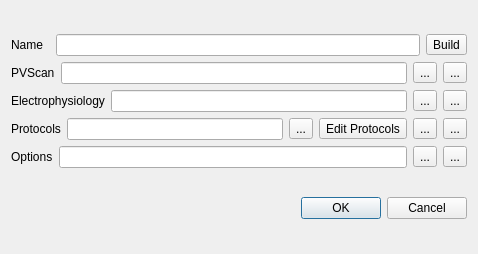
<?xml version="1.0" encoding="UTF-8"?>
<ui version="4.0">
 <class>Dialog</class>
 <widget class="QDialog" name="Dialog">
  <property name="geometry">
   <rect>
    <x>0</x>
    <y>0</y>
    <width>478</width>
    <height>254</height>
   </rect>
  </property>
  <property name="windowTitle">
   <string>Import PrairieView</string>
  </property>
  <layout class="QGridLayout" name="gridLayout_2">
   <item row="1" column="0">
    <widget class="QDialogButtonBox" name="buttonBox">
     <property name="orientation">
      <enum>Qt::Horizontal</enum>
     </property>
     <property name="standardButtons">
      <set>QDialogButtonBox::Cancel|QDialogButtonBox::Ok</set>
     </property>
    </widget>
   </item>
   <item row="0" column="0">
    <layout class="QGridLayout" name="gridLayout">
     <item row="0" column="0">
      <layout class="QHBoxLayout" name="horizontalLayout">
       <item>
        <widget class="QLabel" name="label_5">
         <property name="text">
          <string>Name  </string>
         </property>
        </widget>
       </item>
       <item>
        <widget class="QLineEdit" name="dataNameLineEdit"/>
       </item>
       <item>
        <widget class="QToolButton" name="buildScandataToolButton">
         <property name="toolTip">
          <string>Build Scandata</string>
         </property>
         <property name="statusTip">
          <string>Build Scandata</string>
         </property>
         <property name="whatsThis">
          <string>Build Scandata</string>
         </property>
         <property name="text">
          <string>Build</string>
         </property>
         <property name="icon">
          <iconset theme="run-build">
           <normaloff>.</normaloff>.</iconset>
         </property>
        </widget>
       </item>
      </layout>
     </item>
     <item row="3" column="0">
      <layout class="QHBoxLayout" name="horizontalLayout_4">
       <item>
        <widget class="QLabel" name="label_3">
         <property name="text">
          <string>Electrophysiology</string>
         </property>
         <property name="wordWrap">
          <bool>true</bool>
         </property>
        </widget>
       </item>
       <item>
        <widget class="QLineEdit" name="ephysFileNameLineEdit">
         <property name="sizePolicy">
          <sizepolicy hsizetype="Expanding" vsizetype="Fixed">
           <horstretch>1</horstretch>
           <verstretch>0</verstretch>
          </sizepolicy>
         </property>
         <property name="toolTip">
          <string>Electrophysiology file name(s) separated by OS-specific path separator (':' on Linux and MacOS, ';' on Windows)</string>
         </property>
         <property name="statusTip">
          <string>Electrophysiology file name(s) separated by OS-specific path separator (':' on Linux and MacOS, ';' on Windows)</string>
         </property>
         <property name="whatsThis">
          <string>&lt;html&gt;&lt;head/&gt;&lt;body&gt;&lt;p&gt;Names of electrophysiolopgy file(s). These can be axon binary files, or a pickle file with the electrophysiology data.&lt;/p&gt;&lt;p&gt;These MUST be separated by the OS-specific path separator, for example&lt;/p&gt;&lt;p&gt; &amp;quot;:&amp;quot; on POSIX OSes such as, Linux, MacOS X&lt;/p&gt;&lt;p&gt;&amp;quot;;&amp;quot; on Windows&lt;/p&gt;&lt;/body&gt;&lt;/html&gt;</string>
         </property>
        </widget>
       </item>
       <item>
        <widget class="QToolButton" name="ephysFileChooserToolButton">
         <property name="toolTip">
          <string>Open electrophysiology file(s)</string>
         </property>
         <property name="statusTip">
          <string>Open electrophysiology file(s)</string>
         </property>
         <property name="whatsThis">
          <string>Open electrophysiology file(s)</string>
         </property>
         <property name="text">
          <string>...</string>
         </property>
         <property name="icon">
          <iconset theme="document-open">
           <normaloff>.</normaloff>.</iconset>
         </property>
        </widget>
       </item>
       <item>
        <widget class="QToolButton" name="ephysImportFromWorkspaceToolButon">
         <property name="toolTip">
          <string>Import electrophysiology</string>
         </property>
         <property name="statusTip">
          <string>Import electrophysiology</string>
         </property>
         <property name="whatsThis">
          <string>&lt;html&gt;&lt;head/&gt;&lt;body&gt;&lt;p&gt;Import electrophysiology from an workspace object: a neo.Block or ScanData.&lt;/p&gt;&lt;/body&gt;&lt;/html&gt;</string>
         </property>
         <property name="text">
          <string>...</string>
         </property>
         <property name="icon">
          <iconset theme="document-import">
           <normaloff>.</normaloff>.</iconset>
         </property>
        </widget>
       </item>
      </layout>
     </item>
     <item row="5" column="0">
      <layout class="QHBoxLayout" name="horizontalLayout_5">
       <item>
        <widget class="QLabel" name="label_4">
         <property name="text">
          <string>Protocols</string>
         </property>
        </widget>
       </item>
       <item>
        <widget class="QLineEdit" name="triggerProtocolFileNameLineEdit">
         <property name="sizePolicy">
          <sizepolicy hsizetype="Expanding" vsizetype="Fixed">
           <horstretch>1</horstretch>
           <verstretch>0</verstretch>
          </sizepolicy>
         </property>
         <property name="toolTip">
          <string>Trigger protocols file name</string>
         </property>
         <property name="statusTip">
          <string>Trigger protocols file name</string>
         </property>
         <property name="whatsThis">
          <string>&lt;html&gt;&lt;head/&gt;&lt;body&gt;&lt;p&gt;Pickle file containing trigger protocols.&lt;/p&gt;&lt;/body&gt;&lt;/html&gt;</string>
         </property>
        </widget>
       </item>
       <item>
        <widget class="QToolButton" name="detectTriggersToolButton">
         <property name="toolTip">
          <string>Detect triggers from electrophysiology</string>
         </property>
         <property name="statusTip">
          <string>Detect triggers from electrophysiology</string>
         </property>
         <property name="whatsThis">
          <string>Detect triggers from electrophysiology</string>
         </property>
         <property name="text">
          <string>...</string>
         </property>
         <property name="icon">
          <iconset theme="tools-wizard">
           <normaloff>.</normaloff>.</iconset>
         </property>
        </widget>
       </item>
       <item>
        <widget class="QToolButton" name="editTriggerProtocolsToolButton">
         <property name="toolTip">
          <string>Edit trigger protocols</string>
         </property>
         <property name="statusTip">
          <string>Edit trigger protocols</string>
         </property>
         <property name="whatsThis">
          <string>Edit trigger protocols</string>
         </property>
         <property name="text">
          <string>Edit Protocols</string>
         </property>
         <property name="icon">
          <iconset theme="document-edit">
           <normaloff>.</normaloff>.</iconset>
         </property>
        </widget>
       </item>
       <item>
        <widget class="QToolButton" name="triggerProtocolFileChooserToolButton">
         <property name="toolTip">
          <string>Open protocol file</string>
         </property>
         <property name="statusTip">
          <string>Open protocol file</string>
         </property>
         <property name="whatsThis">
          <string>Open protocol file</string>
         </property>
         <property name="text">
          <string>...</string>
         </property>
         <property name="icon">
          <iconset theme="document-open">
           <normaloff>.</normaloff>.</iconset>
         </property>
        </widget>
       </item>
       <item>
        <widget class="QToolButton" name="protocolsImportToolButton">
         <property name="toolTip">
          <string>Import trigger protocols</string>
         </property>
         <property name="statusTip">
          <string>Import trigger protocols</string>
         </property>
         <property name="whatsThis">
          <string>&lt;html&gt;&lt;head/&gt;&lt;body&gt;&lt;p&gt;Import trigger protocols from a workspace object: a TriggerProtocol, a neo.Block, or ScanData.&lt;/p&gt;&lt;/body&gt;&lt;/html&gt;</string>
         </property>
         <property name="text">
          <string>...</string>
         </property>
         <property name="icon">
          <iconset theme="document-import">
           <normaloff>.</normaloff>.</iconset>
         </property>
        </widget>
       </item>
      </layout>
     </item>
     <item row="1" column="0">
      <layout class="QHBoxLayout" name="horizontalLayout_2">
       <item>
        <widget class="QLabel" name="label">
         <property name="text">
          <string>PVScan</string>
         </property>
        </widget>
       </item>
       <item>
        <widget class="QLineEdit" name="pvScanFileNameLineEdit">
         <property name="sizePolicy">
          <sizepolicy hsizetype="Expanding" vsizetype="Fixed">
           <horstretch>1</horstretch>
           <verstretch>0</verstretch>
          </sizepolicy>
         </property>
         <property name="toolTip">
          <string>PV Scan XML file name</string>
         </property>
         <property name="statusTip">
          <string>PV Scan XML file name</string>
         </property>
         <property name="whatsThis">
          <string>&lt;html&gt;&lt;head/&gt;&lt;body&gt;&lt;p&gt;XML file output by PrairieView, which contains PVScan information&lt;/p&gt;&lt;/body&gt;&lt;/html&gt;</string>
         </property>
         <property name="clearButtonEnabled">
          <bool>true</bool>
         </property>
        </widget>
       </item>
       <item>
        <widget class="QToolButton" name="pvScanFileChooserToolButton">
         <property name="toolTip">
          <string>Open PrairieView Scan file</string>
         </property>
         <property name="statusTip">
          <string>Open PrairieView Scan file</string>
         </property>
         <property name="whatsThis">
          <string>Open PrairieView Scan file</string>
         </property>
         <property name="text">
          <string>...</string>
         </property>
         <property name="icon">
          <iconset theme="document-open">
           <normaloff>.</normaloff>.</iconset>
         </property>
        </widget>
       </item>
       <item>
        <widget class="QToolButton" name="pvScanImportFromWorkspaceToolButton">
         <property name="toolTip">
          <string>Import PrairieView Scan object</string>
         </property>
         <property name="statusTip">
          <string>Import PrairieView Scan object</string>
         </property>
         <property name="whatsThis">
          <string>&lt;html&gt;&lt;head/&gt;&lt;body&gt;&lt;p align=&quot;justify&quot;&gt;Import PVScan object from  workspace, or create and import a PVScan  from an appropriate XML DOM document in the workspace,&lt;/p&gt;&lt;/body&gt;&lt;/html&gt;</string>
         </property>
         <property name="text">
          <string>...</string>
         </property>
         <property name="icon">
          <iconset theme="document-import">
           <normaloff>.</normaloff>.</iconset>
         </property>
        </widget>
       </item>
      </layout>
     </item>
     <item row="6" column="0">
      <layout class="QHBoxLayout" name="horizontalLayout_3">
       <item>
        <widget class="QLabel" name="label_2">
         <property name="text">
          <string>Options</string>
         </property>
        </widget>
       </item>
       <item>
        <widget class="QLineEdit" name="optionsFileNameLineEdit">
         <property name="sizePolicy">
          <sizepolicy hsizetype="Expanding" vsizetype="Fixed">
           <horstretch>1</horstretch>
           <verstretch>0</verstretch>
          </sizepolicy>
         </property>
         <property name="toolTip">
          <string>Options file name</string>
         </property>
         <property name="statusTip">
          <string>Options file name</string>
         </property>
         <property name="whatsThis">
          <string>&lt;html&gt;&lt;head/&gt;&lt;body&gt;&lt;p&gt;Pickle file with EPSCaT options&lt;/p&gt;&lt;/body&gt;&lt;/html&gt;</string>
         </property>
         <property name="clearButtonEnabled">
          <bool>true</bool>
         </property>
        </widget>
       </item>
       <item>
        <widget class="QToolButton" name="optionsFileChooserToolButton">
         <property name="toolTip">
          <string>Open options file</string>
         </property>
         <property name="statusTip">
          <string>Open options file</string>
         </property>
         <property name="whatsThis">
          <string>Open options file</string>
         </property>
         <property name="text">
          <string>...</string>
         </property>
         <property name="icon">
          <iconset theme="document-open">
           <normaloff>.</normaloff>.</iconset>
         </property>
        </widget>
       </item>
       <item>
        <widget class="QToolButton" name="optionsImportToolButton">
         <property name="toolTip">
          <string>Import options</string>
         </property>
         <property name="statusTip">
          <string>Import options</string>
         </property>
         <property name="whatsThis">
          <string>&lt;html&gt;&lt;head/&gt;&lt;body&gt;&lt;p&gt;Import EPSCaT Options from an object in the workspace, which  can be a dict, a DataBag, or another ScanData object.&lt;/p&gt;&lt;p&gt;&lt;br/&gt;&lt;/p&gt;&lt;/body&gt;&lt;/html&gt;</string>
         </property>
         <property name="text">
          <string>...</string>
         </property>
         <property name="icon">
          <iconset theme="document-import">
           <normaloff>.</normaloff>.</iconset>
         </property>
        </widget>
       </item>
      </layout>
     </item>
    </layout>
   </item>
  </layout>
 </widget>
 <tabstops>
  <tabstop>dataNameLineEdit</tabstop>
  <tabstop>buildScandataToolButton</tabstop>
  <tabstop>pvScanFileNameLineEdit</tabstop>
  <tabstop>pvScanFileChooserToolButton</tabstop>
  <tabstop>pvScanImportFromWorkspaceToolButton</tabstop>
  <tabstop>ephysFileNameLineEdit</tabstop>
  <tabstop>ephysFileChooserToolButton</tabstop>
  <tabstop>ephysImportFromWorkspaceToolButon</tabstop>
  <tabstop>triggerProtocolFileNameLineEdit</tabstop>
  <tabstop>detectTriggersToolButton</tabstop>
  <tabstop>editTriggerProtocolsToolButton</tabstop>
  <tabstop>triggerProtocolFileChooserToolButton</tabstop>
  <tabstop>protocolsImportToolButton</tabstop>
  <tabstop>optionsFileNameLineEdit</tabstop>
  <tabstop>optionsFileChooserToolButton</tabstop>
  <tabstop>optionsImportToolButton</tabstop>
 </tabstops>
 <resources>
  <include location="../gui/resources/resources.qrc"/>
 </resources>
 <connections>
  <connection>
   <sender>buttonBox</sender>
   <signal>accepted()</signal>
   <receiver>Dialog</receiver>
   <slot>accept()</slot>
   <hints>
    <hint type="sourcelabel">
     <x>248</x>
     <y>254</y>
    </hint>
    <hint type="destinationlabel">
     <x>157</x>
     <y>274</y>
    </hint>
   </hints>
  </connection>
  <connection>
   <sender>buttonBox</sender>
   <signal>rejected()</signal>
   <receiver>Dialog</receiver>
   <slot>reject()</slot>
   <hints>
    <hint type="sourcelabel">
     <x>316</x>
     <y>260</y>
    </hint>
    <hint type="destinationlabel">
     <x>286</x>
     <y>274</y>
    </hint>
   </hints>
  </connection>
 </connections>
</ui>
